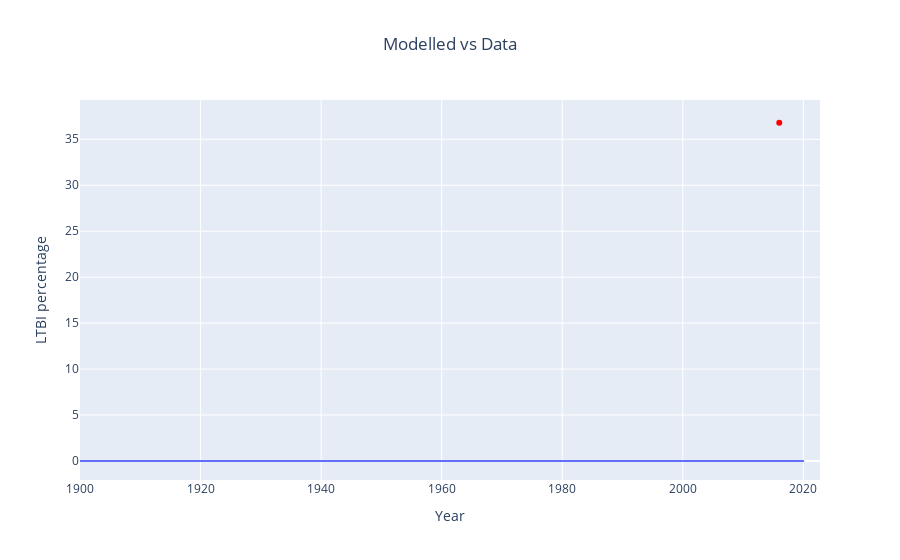

The notebook cell this image was saved under:
### Code cell
latent_1 = px.line(
    derived_df_0,
    x=derived_df_0.index,
    y="percentage_latent",
)
latent_2 = px.scatter(x= plots['percentage_latent']['times'], y = plots['percentage_latent']['values'])
latent_2.update_traces(marker=dict(color="red"))
latent_plot = go.Figure(
    data=latent_1.data + latent_2.data,
)
latent_plot.update_layout(
    title="Modelled vs Data", title_x=0.5, xaxis_title="Year", yaxis_title="LTBI percentage"
)
latent_plot.show()

### Figure 1 — Plotly figure (JSON) as saved in the notebook; plotly's stock layout.template omitted (floating-point values rounded to 4 significant figures; data arrays with more than 128 entries replaced by an {"elided": "..."} marker saying what was removed)
{"data": [{"hovertemplate": "index=%{x}<br>percentage_latent=%{y}<extra></extra>", "legendgroup": "", "line": {"color": "#636efa", "dash": "solid"}, "marker": {"symbol": "circle"}, "mode": "lines", "name": "", "showlegend": false, "type": "scattergl", "x": {"elided": "1201 float values"}, "xaxis": "x", "y": {"elided": "1201 float values"}, "yaxis": "y"}, {"hovertemplate": "x=%{x}<br>y=%{y}<extra></extra>", "legendgroup": "", "marker": {"color": "red", "symbol": "circle"}, "mode": "markers", "name": "", "orientation": "v", "showlegend": false, "type": "scatter", "x": [2016], "xaxis": "x", "y": [36.8], "yaxis": "y"}], "layout": {"title": {"text": "Modelled vs Data", "x": 0.5}, "xaxis": {"title": {"text": "Year"}}, "yaxis": {"title": {"text": "LTBI percentage"}}}}
